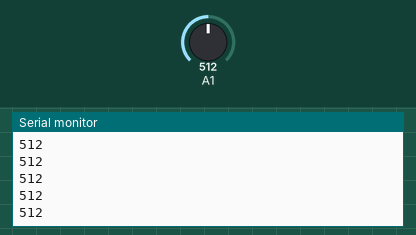
Recording of a sketch running on a simulated Arduino Uno, built with avr-gcc and run on an emulated ATmega328P. Parts: the last lines printed to the serial monitor. The inputs (shaded band) are chosen by the test bench; at power-on: A1 = 512.

Above: at 1.2 s.
1.3 s: A1 set to 716
At 2.2 s:
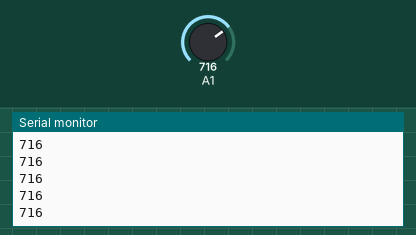
2.8 s: A1 set to 900
At 3.6 s:
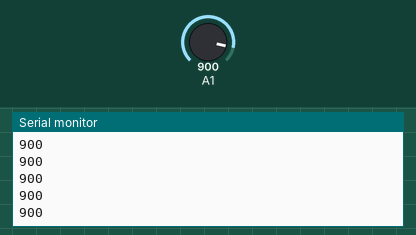
Timing chart, 0 to 5.8 s (numbered marks = the images above; inputs shaded):
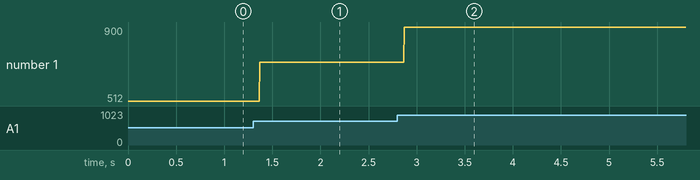

Measured:
- after the input at 1.3 s, the serial monitor: prints a new line after 0.07 s (image 1)
- after the input at 2.8 s, the serial monitor: prints a new line after 0.07 s (image 2)
- plotted number 1: 512 → 716 after the input at 1.3 s, 716 → 900 after the input at 2.8 s

The sketch:

Analogex.ino
```cpp
void setup() {
pinMode(A1,INPUT);
Serial.begin(9600);
}

void loop() {
  Serial.println(analogRead(A1));
}
```
